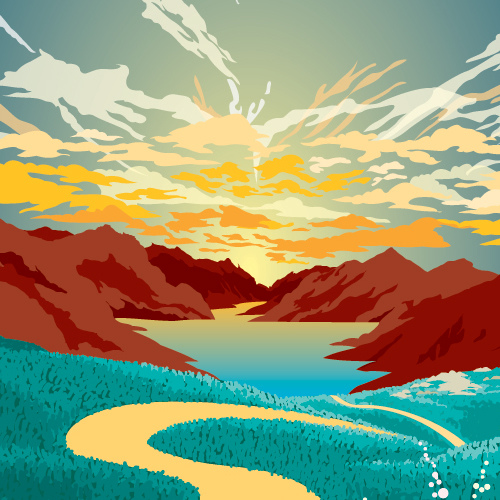
%> input picture Lab1 Visual/images/1.jpg, 500 x 500 px
$ octave --eval "rgb2yuv('../images/1.jpg');"   (GNU Octave 9; MATLAB toolbox functions it lacks are replaced by stand-ins)
%> lines starting %> are read from the running program, lines starting %| are printed output that depends on the picture
function rgb2yuv(imagemEntrada);
%> called with imagemEntrada = '../images/1.jpg'

I=imread(imagemEntrada);
%> I is the input picture: size 500x500x3 uint8; mean R, G, B 147.4, 154.7, 120.3
figure(1);
imshow(I); title('imagem original');

R=I(:,:,1); figure(2),imshow (R);

G=I(:,:,2); figure(3),imshow(G);

B=I(:,:,3); figure(4),imshow(B);

Y = 0.299 * R + 0.587 * G + 0.114 * B;

figure(5),imshow(Y);

U = -0.14713 * R - 0.28886 * G + 0.436 * B;

figure(6),imshow(U+128);

V = 0.615 * R - 0.51499 * G - 0.10001 * B;
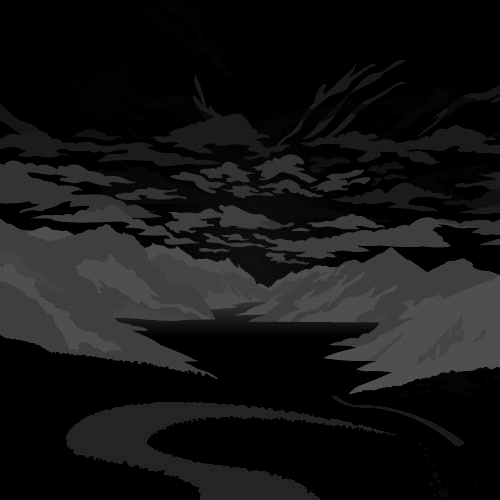
%> V: size 500x500 uint8; min 0, max 88, mean 20.8

figure(7),imshow(V+128);
%> after `imshow(V+128)`:
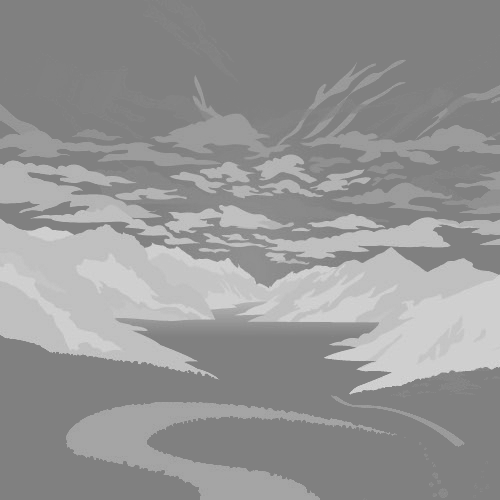
%> displayed picture: size 500x500, on the screen's scale of 0 to 255; min 128, max 216, mean 148.8

YUV = cat(3,Y,U,V);
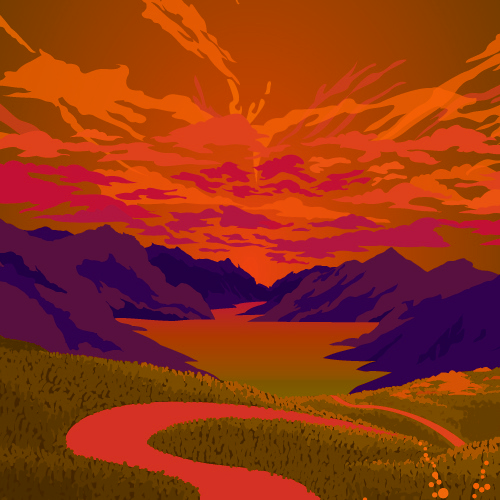
%> YUV: size 500x500x3 uint8; mean R, G, B 148.5, 52.4, 20.8

figure(8),imshow(YUV);

R = Y + 1.139834576 * V;
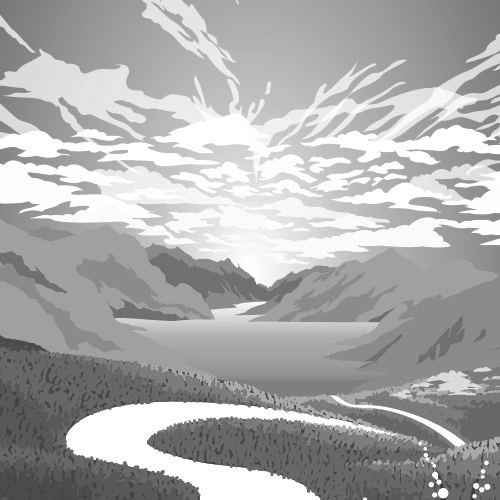
%> R: size 500x500 uint8; min 60, max 255, mean 172.2

G = Y -.3946460533 * U -.58060 * V;
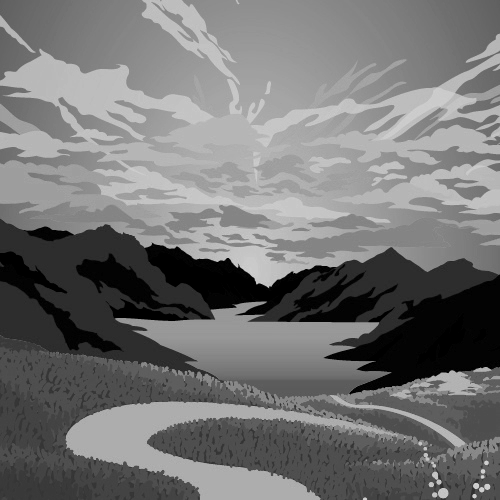
%> G: size 500x500 uint8; min 0, max 211, mean 115.9

B = Y + 2.032111938 * U;
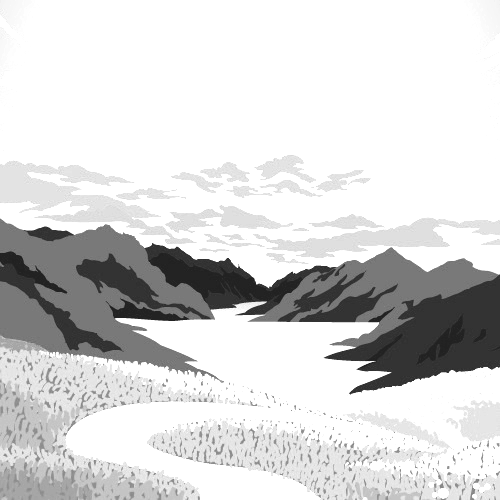
%> B: size 500x500 uint8; min 30, max 255, mean 215

RGB = cat(3,R,G,B);
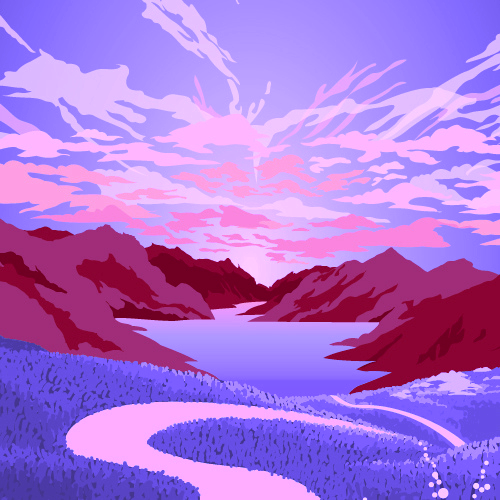
%> RGB: size 500x500x3 uint8; mean R, G, B 172.2, 115.9, 215

figure(9),imshow(RGB);

$ run again, on Lab1 Visual/images/praia.jpg
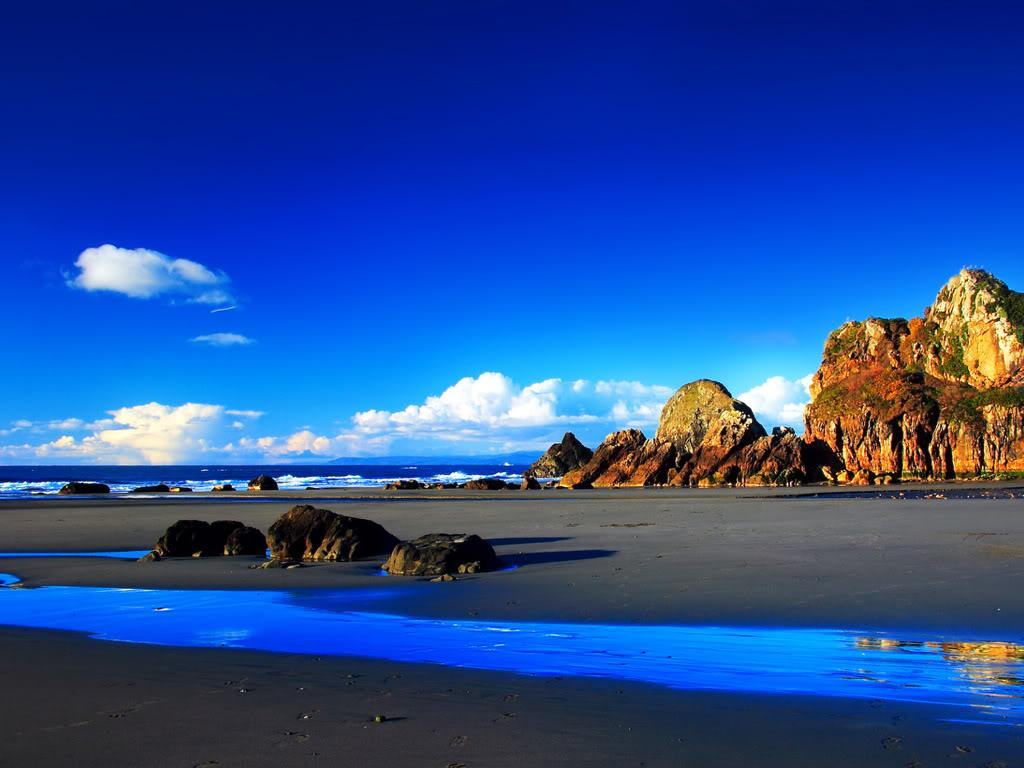
%> input picture Lab1 Visual/images/praia.jpg, 1024 x 768 px
%> in rgb2yuv, I is the input picture: size 768x1024x3 uint8; mean R, G, B 37.3, 77, 153.4
%> in rgb2yuv, `B = Y + 2.032111938 * U;`:
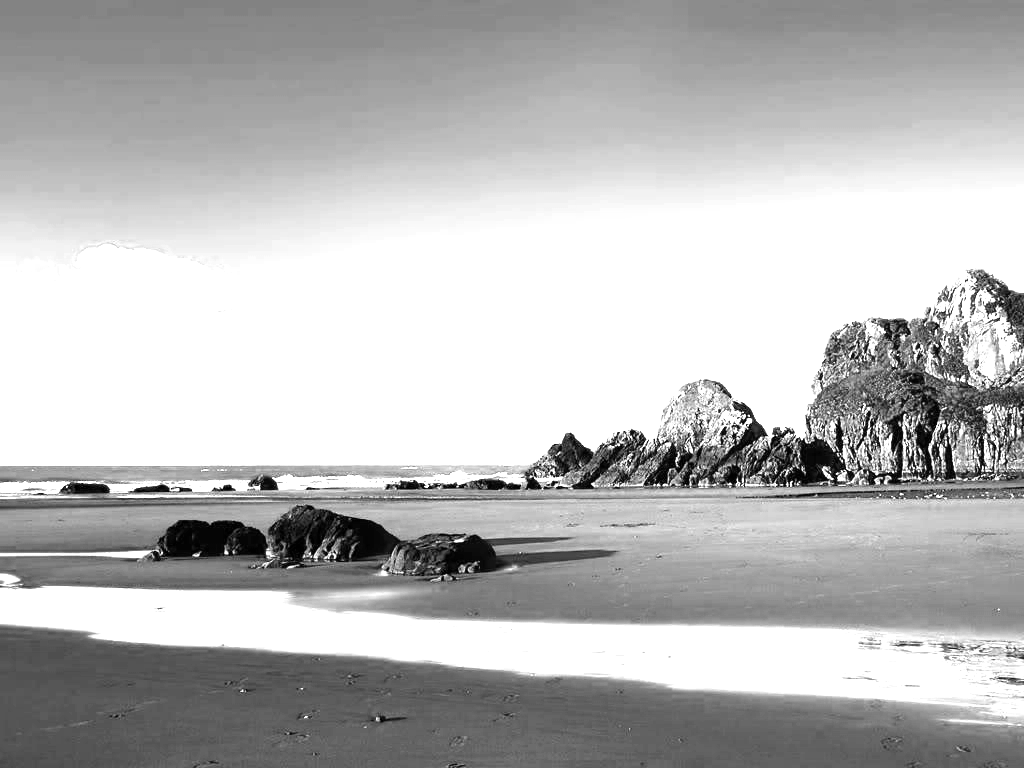
%> B: size 768x1024 uint8; min 0, max 255, mean 185.7
%> in rgb2yuv, `RGB = cat(3,R,G,B);`:
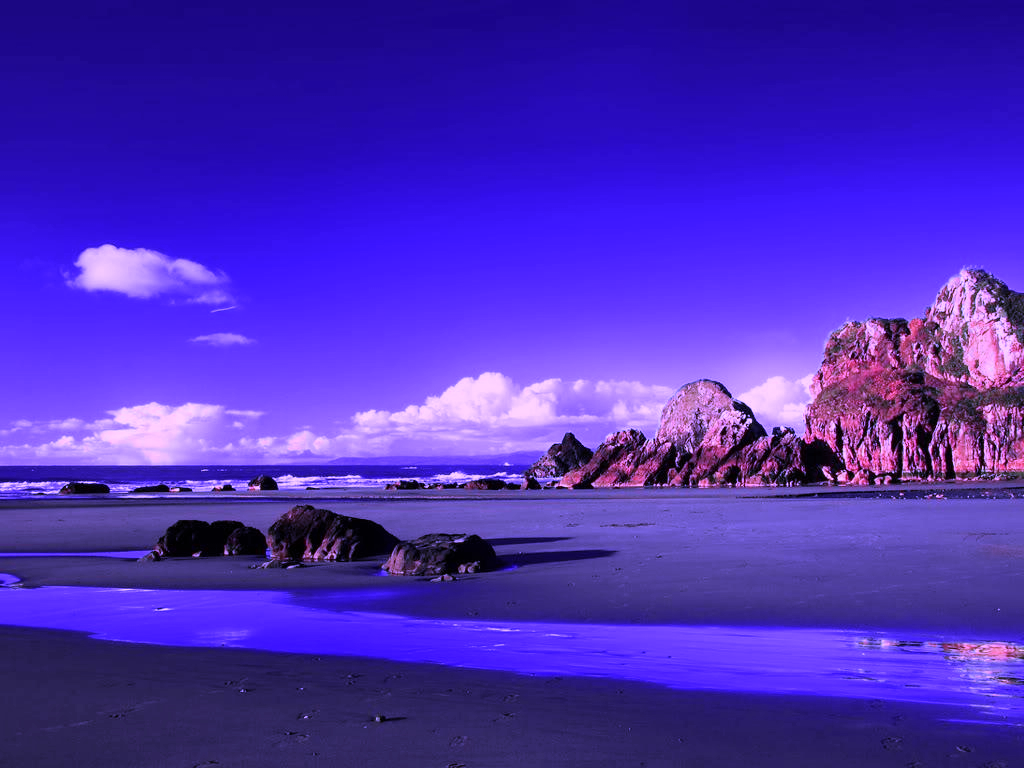
%> RGB: size 768x1024x3 uint8; mean R, G, B 76.6, 46.1, 185.7

$ run again, on Lab1 Visual/images/quedaAgua.jpg
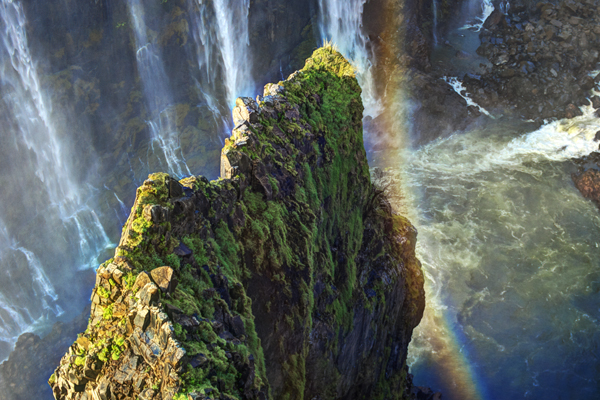
%> input picture Lab1 Visual/images/quedaAgua.jpg, 600 x 400 px
%> in rgb2yuv, I is the input picture: size 400x600x3 uint8; mean R, G, B 92.5, 99.1, 94.6
%> in rgb2yuv, `B = Y + 2.032111938 * U;`:
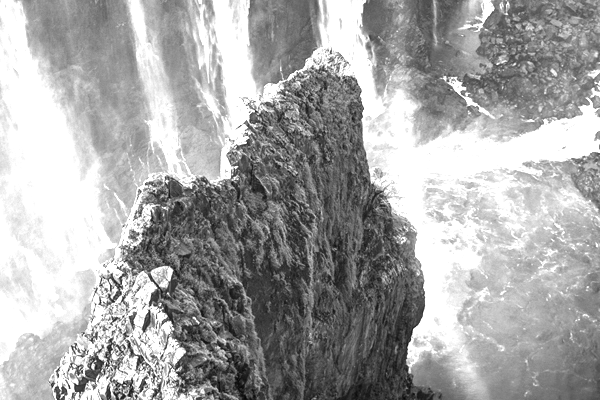
%> B: size 400x600 uint8; min 5, max 255, mean 166.8
%> in rgb2yuv, `RGB = cat(3,R,G,B);`:
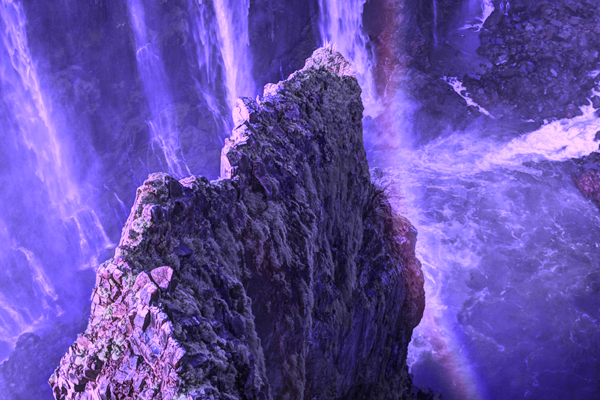
%> RGB: size 400x600x3 uint8; mean R, G, B 98.9, 79.1, 166.8
